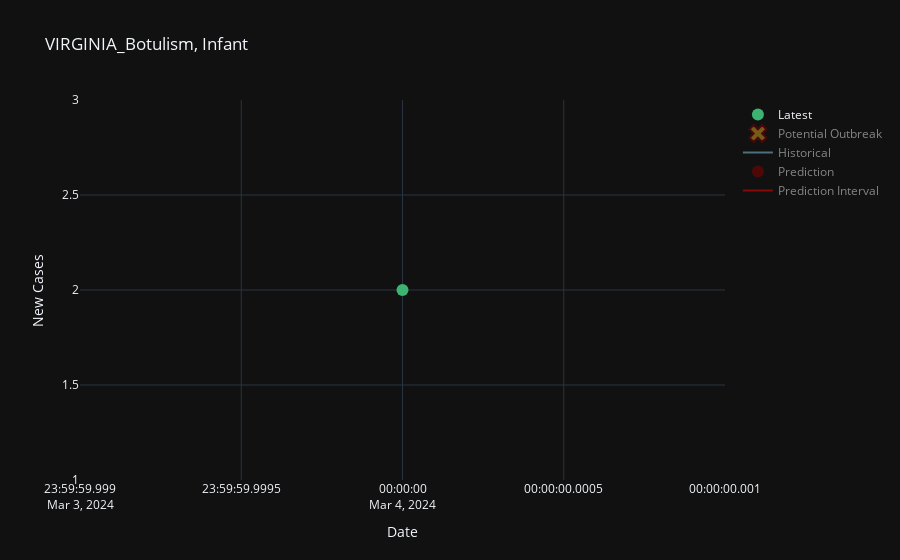

Write notebook code for a chart like this one.
### Code cell
# chart shows: we have latest and nothing else
selected_item_id = "FLORIDA_Campylobacteriosis"
selected_item_id = "VIRGINIA_Botulism, Infant"
plot_outbreak(df_historical, df_latest,  df_preds, selected_item_id)

### Figure 1 — Plotly figure (JSON) as saved in the notebook; plotly's stock layout.template omitted (floating-point values rounded to 4 significant figures)
{"data": [{"marker": {"color": "#3CB371", "size": 12}, "mode": "markers", "name": "Latest", "type": "scatter", "x": ["2024-03-04T00:00:00"], "y": [2]}, {"marker": {"color": "#DAA520", "line": {"color": "#800000", "width": 2}, "size": 15, "symbol": "x"}, "mode": "markers+text", "name": "Potential Outbreak", "text": "Potential Outbreak", "textposition": "top center", "type": "scatter", "visible": "legendonly", "x": [null], "y": [null]}, {"line": {"color": "skyblue"}, "mode": "lines", "name": "Historical", "type": "scatter", "visible": "legendonly", "x": [null], "y": [null]}, {"marker": {"color": "darkred", "size": 12}, "mode": "markers", "name": "Prediction", "type": "scatter", "visible": "legendonly", "x": [null], "y": [null]}, {"line": {"color": "red"}, "mode": "lines", "name": "Prediction Interval", "type": "scatter", "visible": "legendonly", "x": [null], "y": [null]}], "layout": {"title": {"text": "VIRGINIA_Botulism, Infant"}, "xaxis": {"title": {"text": "Date"}}, "yaxis": {"title": {"text": "New Cases"}}}}
